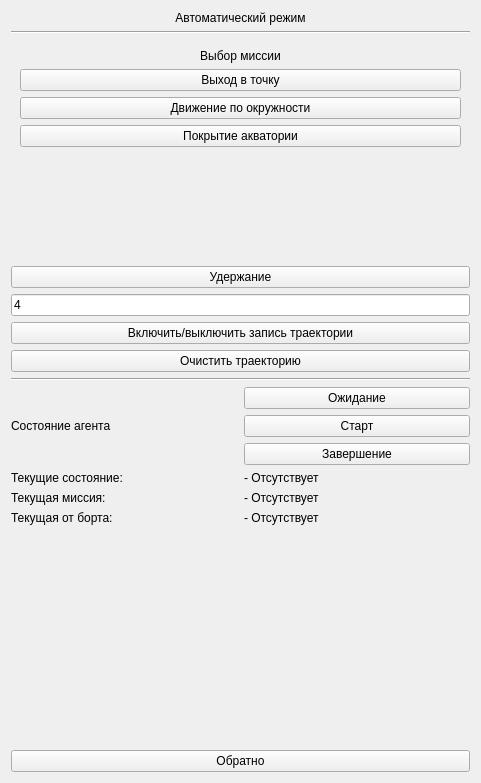
<?xml version="1.0" encoding="UTF-8"?>
<ui version="4.0">
 <class>ModeAutomatic</class>
 <widget class="QWidget" name="ModeAutomatic">
  <property name="geometry">
   <rect>
    <x>0</x>
    <y>0</y>
    <width>481</width>
    <height>783</height>
   </rect>
  </property>
  <property name="windowTitle">
   <string>Form</string>
  </property>
  <layout class="QVBoxLayout" name="verticalLayout">
   <item>
    <layout class="QVBoxLayout" name="verticalLayout_6" stretch="0,0,1,0,0,0,0,0,0,0,0,0,1,0">
     <item>
      <widget class="QLabel" name="label_38">
       <property name="sizePolicy">
        <sizepolicy hsizetype="Preferred" vsizetype="Maximum">
         <horstretch>0</horstretch>
         <verstretch>0</verstretch>
        </sizepolicy>
       </property>
       <property name="text">
        <string>Автоматический режим</string>
       </property>
       <property name="alignment">
        <set>Qt::AlignCenter</set>
       </property>
      </widget>
     </item>
     <item>
      <widget class="Line" name="line_124">
       <property name="orientation">
        <enum>Qt::Horizontal</enum>
       </property>
      </widget>
     </item>
     <item>
      <widget class="QStackedWidget" name="stackedWidget_missionPlanning">
       <property name="currentIndex">
        <number>0</number>
       </property>
       <widget class="QWidget" name="page_missionPlanning">
        <layout class="QVBoxLayout" name="verticalLayout_10">
         <item>
          <widget class="QLabel" name="label_50">
           <property name="sizePolicy">
            <sizepolicy hsizetype="Preferred" vsizetype="Maximum">
             <horstretch>0</horstretch>
             <verstretch>0</verstretch>
            </sizepolicy>
           </property>
           <property name="text">
            <string>Выбор миссии</string>
           </property>
           <property name="alignment">
            <set>Qt::AlignCenter</set>
           </property>
          </widget>
         </item>
         <item>
          <widget class="QPushButton" name="pushButton_missionPlanning_goto">
           <property name="text">
            <string>Выход в точку</string>
           </property>
          </widget>
         </item>
         <item>
          <widget class="QPushButton" name="pushButton_missionPlanning_go_circle">
           <property name="text">
            <string>Движение по окружности</string>
           </property>
          </widget>
         </item>
         <item>
          <widget class="QPushButton" name="pushButton_missionPlanning_cpp">
           <property name="text">
            <string>Покрытие акватории</string>
           </property>
          </widget>
         </item>
         <item>
          <spacer name="verticalSpacer_5">
           <property name="orientation">
            <enum>Qt::Vertical</enum>
           </property>
           <property name="sizeHint" stdset="0">
            <size>
             <width>20</width>
             <height>40</height>
            </size>
           </property>
          </spacer>
         </item>
        </layout>
       </widget>
       <widget class="QWidget" name="page_missionPlanning_goto">
        <layout class="QVBoxLayout" name="verticalLayout_11" stretch="0,0,0,0,0">
         <item>
          <widget class="QLabel" name="label_53">
           <property name="text">
            <string>Введите параметры точки</string>
           </property>
           <property name="alignment">
            <set>Qt::AlignCenter</set>
           </property>
          </widget>
         </item>
         <item>
          <widget class="QPushButton" name="pushButton_missionPlanning_goto_point_onoff">
           <property name="text">
            <string>Тыкнуть по карте</string>
           </property>
           <property name="checkable">
            <bool>true</bool>
           </property>
          </widget>
         </item>
         <item>
          <layout class="QFormLayout" name="formLayout">
           <item row="0" column="1">
            <widget class="QLineEdit" name="lineEdit_missionPlanning_goto_latitude"/>
           </item>
           <item row="1" column="1">
            <widget class="QLineEdit" name="lineEdit_missionPlanning_goto_longitude"/>
           </item>
           <item row="0" column="0">
            <widget class="QLabel" name="label">
             <property name="text">
              <string>Широта</string>
             </property>
            </widget>
           </item>
           <item row="1" column="0">
            <widget class="QLabel" name="label_2">
             <property name="text">
              <string>Долгота</string>
             </property>
            </widget>
           </item>
          </layout>
         </item>
         <item>
          <widget class="QPushButton" name="pushButton_missionPlanning_goto_back">
           <property name="text">
            <string>Вернуться к выбору миссий</string>
           </property>
          </widget>
         </item>
         <item>
          <spacer name="verticalSpacer_6">
           <property name="orientation">
            <enum>Qt::Vertical</enum>
           </property>
           <property name="sizeHint" stdset="0">
            <size>
             <width>20</width>
             <height>40</height>
            </size>
           </property>
          </spacer>
         </item>
        </layout>
       </widget>
       <widget class="QWidget" name="page_missionPlanning_cpp">
        <layout class="QVBoxLayout" name="verticalLayout_13" stretch="0,0,0,1,0,0">
         <item>
          <layout class="QHBoxLayout" name="horizontalLayout_15">
           <item>
            <widget class="QLabel" name="label_63">
             <property name="text">
              <string>Межгалсовое расстояние</string>
             </property>
            </widget>
           </item>
           <item>
            <widget class="QDoubleSpinBox" name="doubleSpinBox_missionPlanning_cpp_distanceTack">
             <property name="value">
              <double>1.000000000000000</double>
             </property>
            </widget>
           </item>
          </layout>
         </item>
         <item>
          <widget class="QPushButton" name="pushButton_missionPlanning_cpp_on_off">
           <property name="text">
            <string>Расствить границы осмотра акватории</string>
           </property>
          </widget>
         </item>
         <item>
          <widget class="QTableWidget" name="tableWidget_missionPlanning_cpp_zonaResearch"/>
         </item>
         <item>
          <layout class="QHBoxLayout" name="horizontalLayout_16">
           <item>
            <widget class="QPushButton" name="pushButton_missionPlanning_cpp_make">
             <property name="text">
              <string>Построить</string>
             </property>
            </widget>
           </item>
           <item>
            <widget class="QPushButton" name="pushButton_missionPlanning_cpp_make_clean">
             <property name="text">
              <string>Очистить</string>
             </property>
            </widget>
           </item>
          </layout>
         </item>
         <item>
          <spacer name="verticalSpacer_8">
           <property name="orientation">
            <enum>Qt::Vertical</enum>
           </property>
           <property name="sizeHint" stdset="0">
            <size>
             <width>20</width>
             <height>40</height>
            </size>
           </property>
          </spacer>
         </item>
         <item>
          <widget class="QPushButton" name="pushButton_missionPlanning_cpp_back">
           <property name="text">
            <string>Вернуться к выбору миссий</string>
           </property>
          </widget>
         </item>
        </layout>
       </widget>
       <widget class="QWidget" name="page_missionPlanning_go_circle">
        <layout class="QVBoxLayout" name="verticalLayout_2">
         <item>
          <widget class="QLabel" name="label_56">
           <property name="text">
            <string>Введите параметры точки</string>
           </property>
           <property name="alignment">
            <set>Qt::AlignCenter</set>
           </property>
          </widget>
         </item>
         <item>
          <widget class="QPushButton" name="pushButton_missionPlanning_go_circle_onoff">
           <property name="text">
            <string>Тыкнуть по карте</string>
           </property>
           <property name="checkable">
            <bool>true</bool>
           </property>
          </widget>
         </item>
         <item>
          <layout class="QFormLayout" name="formLayout_2">
           <item row="0" column="1">
            <widget class="QLineEdit" name="lineEdit_missionPlanning_go_circle_latitude"/>
           </item>
           <item row="1" column="1">
            <widget class="QLineEdit" name="lineEdit_missionPlanning_go_circle_longitude"/>
           </item>
           <item row="0" column="0">
            <widget class="QLabel" name="label_3">
             <property name="text">
              <string>Широта</string>
             </property>
            </widget>
           </item>
           <item row="1" column="0">
            <widget class="QLabel" name="label_4">
             <property name="text">
              <string>Долгота</string>
             </property>
            </widget>
           </item>
           <item row="2" column="0">
            <widget class="QLabel" name="label_5">
             <property name="text">
              <string>Радиус</string>
             </property>
            </widget>
           </item>
           <item row="2" column="1">
            <widget class="QLineEdit" name="lineEdit_missionPlanning_go_circle_radius">
             <property name="text">
              <string>5</string>
             </property>
            </widget>
           </item>
          </layout>
         </item>
         <item>
          <widget class="QPushButton" name="pushButton_missionPlanning_go_circle_update">
           <property name="text">
            <string>Обновить данные (на всякий случай)</string>
           </property>
          </widget>
         </item>
         <item>
          <widget class="QPushButton" name="pushButton_missionPlanning_go_circle_back">
           <property name="text">
            <string>Вернуться к выбору миссий</string>
           </property>
          </widget>
         </item>
         <item>
          <spacer name="verticalSpacer_7">
           <property name="orientation">
            <enum>Qt::Vertical</enum>
           </property>
           <property name="sizeHint" stdset="0">
            <size>
             <width>20</width>
             <height>22</height>
            </size>
           </property>
          </spacer>
         </item>
        </layout>
       </widget>
      </widget>
     </item>
     <item>
      <widget class="QPushButton" name="pushButton_missionPlanning_keepPos">
       <property name="text">
        <string>Удержание</string>
       </property>
       <property name="checkable">
        <bool>true</bool>
       </property>
      </widget>
     </item>
     <item>
      <widget class="QLineEdit" name="lineEdit_missionPlanning_keepPos_radius">
       <property name="text">
        <string>4</string>
       </property>
      </widget>
     </item>
     <item>
      <widget class="QPushButton" name="pushButton_missionPlanning_goto_on_trajectory">
       <property name="text">
        <string>Включить/выключить запись траектории</string>
       </property>
      </widget>
     </item>
     <item>
      <widget class="QPushButton" name="pushButton_missionPlanning_goto_on_trajectory_clear">
       <property name="text">
        <string>Очистить траекторию</string>
       </property>
      </widget>
     </item>
     <item>
      <widget class="Line" name="line_125">
       <property name="orientation">
        <enum>Qt::Horizontal</enum>
       </property>
      </widget>
     </item>
     <item>
      <layout class="QHBoxLayout" name="horizontalLayout_8">
       <item>
        <widget class="QLabel" name="label_39">
         <property name="text">
          <string>Состояние агента</string>
         </property>
        </widget>
       </item>
       <item>
        <layout class="QVBoxLayout" name="verticalLayout_8">
         <item>
          <widget class="QPushButton" name="pushButton_missionControl_modeIdle">
           <property name="text">
            <string>Ожидание</string>
           </property>
          </widget>
         </item>
         <item>
          <widget class="QPushButton" name="pushButton_missionControl_modeStart">
           <property name="text">
            <string>Старт</string>
           </property>
          </widget>
         </item>
         <item>
          <widget class="QPushButton" name="pushButton_missionControl_modeComplete">
           <property name="text">
            <string>Завершение</string>
           </property>
          </widget>
         </item>
        </layout>
       </item>
      </layout>
     </item>
     <item>
      <layout class="QHBoxLayout" name="horizontalLayout_9">
       <item>
        <widget class="QLabel" name="label_52">
         <property name="text">
          <string>Текущие состояние:</string>
         </property>
        </widget>
       </item>
       <item>
        <widget class="QLabel" name="label_missonStatus">
         <property name="text">
          <string>- Отсутствует</string>
         </property>
        </widget>
       </item>
      </layout>
     </item>
     <item>
      <layout class="QHBoxLayout" name="horizontalLayout_10">
       <item>
        <widget class="QLabel" name="label_54">
         <property name="text">
          <string>Текущая миссия:</string>
         </property>
        </widget>
       </item>
       <item>
        <widget class="QLabel" name="label_missonCurrent">
         <property name="text">
          <string>- Отсутствует</string>
         </property>
        </widget>
       </item>
      </layout>
     </item>
     <item>
      <layout class="QHBoxLayout" name="horizontalLayout_11">
       <item>
        <widget class="QLabel" name="label_55">
         <property name="text">
          <string>Текущая от борта:</string>
         </property>
        </widget>
       </item>
       <item>
        <widget class="QLabel" name="label_missonCurrent_toPult">
         <property name="text">
          <string>- Отсутствует</string>
         </property>
        </widget>
       </item>
      </layout>
     </item>
     <item>
      <spacer name="verticalSpacer_4">
       <property name="orientation">
        <enum>Qt::Vertical</enum>
       </property>
       <property name="sizeHint" stdset="0">
        <size>
         <width>20</width>
         <height>40</height>
        </size>
       </property>
      </spacer>
     </item>
     <item>
      <widget class="QPushButton" name="pushButton_after">
       <property name="text">
        <string>Обратно</string>
       </property>
      </widget>
     </item>
    </layout>
   </item>
  </layout>
 </widget>
 <resources/>
 <connections/>
</ui>
